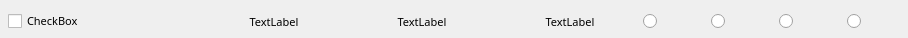
<?xml version="1.0" encoding="UTF-8"?>
<ui version="4.0">
 <class>AgentManCustomListWidgetItem</class>
 <widget class="QWidget" name="AgentManCustomListWidgetItem">
  <property name="geometry">
   <rect>
    <x>0</x>
    <y>0</y>
    <width>908</width>
    <height>38</height>
   </rect>
  </property>
  <property name="windowTitle">
   <string/>
  </property>
  <property name="styleSheet">
   <string notr="true"/>
  </property>
  <widget class="QWidget" name="layoutWidget">
   <property name="geometry">
    <rect>
     <x>1</x>
     <y>10</y>
     <width>951</width>
     <height>23</height>
    </rect>
   </property>
   <layout class="QHBoxLayout" name="horizontalLayout">
    <item>
     <widget class="QCheckBox" name="machineCheckBox">
      <property name="enabled">
       <bool>true</bool>
      </property>
      <property name="sizePolicy">
       <sizepolicy hsizetype="Minimum" vsizetype="Fixed">
        <horstretch>0</horstretch>
        <verstretch>0</verstretch>
       </sizepolicy>
      </property>
      <property name="minimumSize">
       <size>
        <width>160</width>
        <height>0</height>
       </size>
      </property>
      <property name="maximumSize">
       <size>
        <width>160</width>
        <height>16777215</height>
       </size>
      </property>
      <property name="font">
       <font>
        <family>Microsoft YaHei</family>
        <pointsize>8</pointsize>
       </font>
      </property>
      <property name="styleSheet">
       <string notr="true"/>
      </property>
      <property name="text">
       <string>CheckBox</string>
      </property>
     </widget>
    </item>
    <item>
     <widget class="QLabel" name="statusLabel">
      <property name="minimumSize">
       <size>
        <width>20</width>
        <height>0</height>
       </size>
      </property>
      <property name="maximumSize">
       <size>
        <width>20</width>
        <height>16777215</height>
       </size>
      </property>
      <property name="pixmap">
       <pixmap/>
      </property>
      <property name="scaledContents">
       <bool>true</bool>
      </property>
     </widget>
    </item>
    <item>
     <widget class="QLabel" name="ipLabel">
      <property name="sizePolicy">
       <sizepolicy hsizetype="Fixed" vsizetype="Preferred">
        <horstretch>0</horstretch>
        <verstretch>0</verstretch>
       </sizepolicy>
      </property>
      <property name="minimumSize">
       <size>
        <width>120</width>
        <height>0</height>
       </size>
      </property>
      <property name="maximumSize">
       <size>
        <width>120</width>
        <height>16777215</height>
       </size>
      </property>
      <property name="font">
       <font>
        <family>Microsoft YaHei</family>
        <pointsize>8</pointsize>
       </font>
      </property>
      <property name="text">
       <string>TextLabel</string>
      </property>
      <property name="alignment">
       <set>Qt::AlignCenter</set>
      </property>
     </widget>
    </item>
    <item>
     <widget class="QLabel" name="macLabel">
      <property name="sizePolicy">
       <sizepolicy hsizetype="Fixed" vsizetype="Preferred">
        <horstretch>0</horstretch>
        <verstretch>0</verstretch>
       </sizepolicy>
      </property>
      <property name="minimumSize">
       <size>
        <width>150</width>
        <height>0</height>
       </size>
      </property>
      <property name="maximumSize">
       <size>
        <width>150</width>
        <height>16777215</height>
       </size>
      </property>
      <property name="font">
       <font>
        <family>Microsoft YaHei</family>
        <pointsize>8</pointsize>
       </font>
      </property>
      <property name="text">
       <string>TextLabel</string>
      </property>
      <property name="alignment">
       <set>Qt::AlignCenter</set>
      </property>
     </widget>
    </item>
    <item>
     <widget class="QLabel" name="groupLabel">
      <property name="sizePolicy">
       <sizepolicy hsizetype="Fixed" vsizetype="Preferred">
        <horstretch>0</horstretch>
        <verstretch>0</verstretch>
       </sizepolicy>
      </property>
      <property name="minimumSize">
       <size>
        <width>120</width>
        <height>0</height>
       </size>
      </property>
      <property name="maximumSize">
       <size>
        <width>120</width>
        <height>16777215</height>
       </size>
      </property>
      <property name="font">
       <font>
        <family>Microsoft YaHei</family>
        <pointsize>8</pointsize>
       </font>
      </property>
      <property name="text">
       <string>TextLabel</string>
      </property>
      <property name="alignment">
       <set>Qt::AlignCenter</set>
      </property>
     </widget>
    </item>
    <item>
     <widget class="QRadioButton" name="superDiskRadioButton">
      <property name="minimumSize">
       <size>
        <width>20</width>
        <height>20</height>
       </size>
      </property>
      <property name="maximumSize">
       <size>
        <width>20</width>
        <height>20</height>
       </size>
      </property>
      <property name="text">
       <string/>
      </property>
      <property name="autoExclusive">
       <bool>false</bool>
      </property>
     </widget>
    </item>
    <item>
     <spacer name="horizontalSpacer1">
      <property name="orientation">
       <enum>Qt::Horizontal</enum>
      </property>
      <property name="sizeType">
       <enum>QSizePolicy::Fixed</enum>
      </property>
      <property name="sizeHint" stdset="0">
       <size>
        <width>35</width>
        <height>20</height>
       </size>
      </property>
     </spacer>
    </item>
    <item>
     <widget class="QRadioButton" name="debugRadioButton">
      <property name="minimumSize">
       <size>
        <width>20</width>
        <height>20</height>
       </size>
      </property>
      <property name="maximumSize">
       <size>
        <width>20</width>
        <height>20</height>
       </size>
      </property>
      <property name="text">
       <string/>
      </property>
      <property name="autoExclusive">
       <bool>false</bool>
      </property>
     </widget>
    </item>
    <item>
     <spacer name="horizontalSpacer2">
      <property name="orientation">
       <enum>Qt::Horizontal</enum>
      </property>
      <property name="sizeType">
       <enum>QSizePolicy::Fixed</enum>
      </property>
      <property name="sizeHint" stdset="0">
       <size>
        <width>35</width>
        <height>20</height>
       </size>
      </property>
     </spacer>
    </item>
    <item>
     <widget class="QRadioButton" name="disableRuleRadioButton">
      <property name="minimumSize">
       <size>
        <width>20</width>
        <height>20</height>
       </size>
      </property>
      <property name="maximumSize">
       <size>
        <width>20</width>
        <height>20</height>
       </size>
      </property>
      <property name="text">
       <string/>
      </property>
      <property name="autoExclusive">
       <bool>false</bool>
      </property>
     </widget>
    </item>
    <item>
     <spacer name="horizontalSpacer3">
      <property name="orientation">
       <enum>Qt::Horizontal</enum>
      </property>
      <property name="sizeType">
       <enum>QSizePolicy::Fixed</enum>
      </property>
      <property name="sizeHint" stdset="0">
       <size>
        <width>35</width>
        <height>20</height>
       </size>
      </property>
     </spacer>
    </item>
    <item>
     <widget class="QRadioButton" name="disableJiFeiRadioButton">
      <property name="minimumSize">
       <size>
        <width>20</width>
        <height>20</height>
       </size>
      </property>
      <property name="maximumSize">
       <size>
        <width>20</width>
        <height>20</height>
       </size>
      </property>
      <property name="text">
       <string/>
      </property>
      <property name="autoExclusive">
       <bool>false</bool>
      </property>
     </widget>
    </item>
    <item>
     <spacer name="horizontalSpacer4">
      <property name="orientation">
       <enum>Qt::Horizontal</enum>
      </property>
      <property name="sizeType">
       <enum>QSizePolicy::Fixed</enum>
      </property>
      <property name="sizeHint" stdset="0">
       <size>
        <width>35</width>
        <height>20</height>
       </size>
      </property>
     </spacer>
    </item>
    <item>
     <widget class="QRadioButton" name="disGameMenuRadioButton">
      <property name="minimumSize">
       <size>
        <width>20</width>
        <height>20</height>
       </size>
      </property>
      <property name="maximumSize">
       <size>
        <width>20</width>
        <height>20</height>
       </size>
      </property>
      <property name="text">
       <string/>
      </property>
      <property name="autoExclusive">
       <bool>false</bool>
      </property>
     </widget>
    </item>
    <item>
     <spacer name="horizontalSpacer5">
      <property name="orientation">
       <enum>Qt::Horizontal</enum>
      </property>
      <property name="sizeType">
       <enum>QSizePolicy::Fixed</enum>
      </property>
      <property name="sizeHint" stdset="0">
       <size>
        <width>10</width>
        <height>20</height>
       </size>
      </property>
     </spacer>
    </item>
   </layout>
  </widget>
 </widget>
 <resources/>
 <connections/>
</ui>
